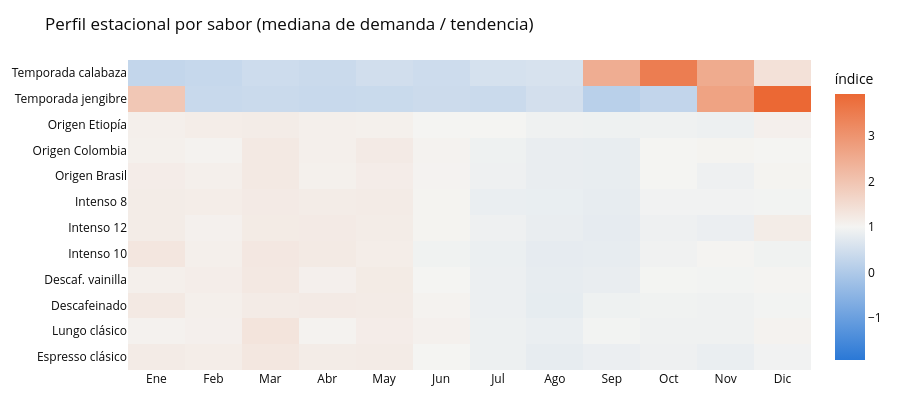

This figure's notebook cell:
### Code cell
# Perfil estacional por sabor: índice demanda / tendencia, en mediana y sólo sobre el tramo maduro.
# Misma precaución que en la página de ingresos: en el año de arranque la tendencia es tan pequeña
# que el cociente se dispara.
PROFILE_MONTHS = 24
profiles = {}
for flavor in FLAVORS:
    s = monthly[flavor][monthly[flavor] > 0].asfreq("MS")
    trend = s.rolling(SEASON_LENGTH, center=True, min_periods=SEASON_LENGTH // 2).mean()
    index = (s / trend).iloc[-PROFILE_MONTHS:]
    profiles[flavor] = index.groupby(index.index.month).median().reindex(range(1, 13))
profile_frame = pd.DataFrame(profiles)
print("Índice estacional (1,00 = mes en línea con la tendencia):")
print(profile_frame.round(2).to_string())

fig = go.Figure(go.Heatmap(
    z=profile_frame.T.to_numpy(), x=MONTHS,
    y=[FLAVOR_LABEL[f] for f in profile_frame.columns],
    colorscale=[[0, "#2a78d6"], [0.5, "#f4f4f2"], [1, "#eb6834"]], zmid=1.0,
    colorbar=dict(title="índice"), hovertemplate="%{y} · %{x}: %{z:.2f}<extra></extra>"))
fig.update_layout(**{**PLOT_LAYOUT, "height": 420, "hovermode": "closest"},
                  title="Perfil estacional por sabor (mediana de demanda / tendencia)")
fig.show()

BASE_FLAVORS = [f for f in FLAVORS if not f.startswith("seasonal_")]
SEASONAL_FLAVORS = [f for f in FLAVORS if f.startswith("seasonal_")]
print()
print("Sabores de base: mes techo y mes suelo del perfil medio")
base_profile = profile_frame[BASE_FLAVORS].mean(axis=1)
print(f"  techo {MONTHS[int(base_profile.idxmax()) - 1]} ({base_profile.max():.2f}) · "
      f"suelo {MONTHS[int(base_profile.idxmin()) - 1]} ({base_profile.min():.2f}) · "
      f"amplitud {(base_profile.max() / base_profile.min() - 1) * 100:.0f}%")
for flavor in ("seasonal_pumpkin", "seasonal_gingerbread"):
    p = profile_frame[flavor]
    print(f"  {FLAVOR_LABEL[flavor]:20s} techo {MONTHS[int(p.idxmax()) - 1]} ({p.max():.2f}) · "
          f"suelo {MONTHS[int(p.idxmin()) - 1]} ({p.min():.2f}) · "
          f"amplitud {(p.max() / p.min() - 1) * 100:.0f}%")

### Figure 1 — Plotly figure (JSON) as saved in the notebook; plotly's stock layout.template omitted (floating-point values rounded to 4 significant figures; data arrays with more than 128 entries replaced by an {"elided": "..."} marker saying what was removed)
{"data": [{"colorbar": {"title": {"text": "índice"}}, "colorscale": [[0, "#2a78d6"], [0.5, "#f4f4f2"], [1, "#eb6834"]], "hovertemplate": "%{y} · %{x}: %{z:.2f}<extra></extra>", "type": "heatmap", "x": ["Ene", "Feb", "Mar", "Abr", "May", "Jun", "Jul", "Ago", "Sep", "Oct", "Nov", "Dic"], "y": ["Espresso clásico", "Lungo clásico", "Descafeinado", "Descaf. vainilla", "Intenso 10", "Intenso 12", "Intenso 8", "Origen Brasil", "Origen Colombia", "Origen Etiopía", "Temporada jengibre", "Temporada calabaza"], "z": {"elided": "12x12 float values"}, "zmid": 1.0}], "layout": {"font": {"color": "#0b0b0b", "size": 12}, "height": 420, "hovermode": "closest", "legend": {"orientation": "h", "x": 0, "y": 1.02, "yanchor": "bottom"}, "margin": {"b": 50, "l": 70, "r": 30, "t": 60}, "title": {"text": "Perfil estacional por sabor (mediana de demanda / tendencia)"}, "xaxis": {"gridcolor": "#e6e6e3"}, "yaxis": {"gridcolor": "#e6e6e3"}}}
